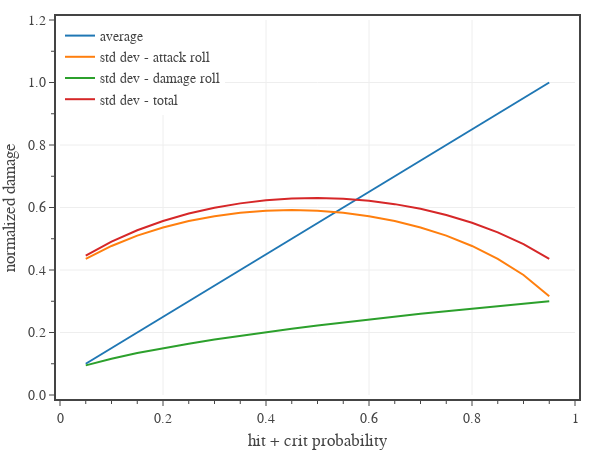

The notebook cell saved with this chart:
### Code cell
# plots normalized average damage and damage sigma for an attack that deals fixed damage on a hit or a crit

# create figure
fig = go.Figure(
    layout=go.Layout(
        template=tfb.FIG_TEMPLATE,
        xaxis=dict(
            title_text='hit + crit probability',
            range=[0, 1],
            tick0=0, dtick=0.2,
            minor=dict(tick0=0, dtick=0.05),
        ),
        yaxis=dict(
            title_text='normalized damage',
            #type='log',
            range=[0, 1.2],
            tick0=0, dtick=0.2,
            minor=dict(tick0=0, dtick=0.1),
            tickformat='0.1f',
        ),
        legend=dict(
            xanchor='left', yanchor='top',
            x=0.00, y=1.00,
            orientation='v',
            tracegroupgap=0,
        )
    )
)

def attack_mean(mp, mm, hp, hm, cp, cm):
    return mp*mm + hp*hm + cp*cm

def attack_sigma(mp, mm, ms, hp, hm, hs, cp, cm, cs):
    am = attack_mean(mp, mm, hp, hm, cp, cm)
    return np.sqrt(mp*mm*mm + hp*hm*hm + cp*cm*cm - am*am + mp*ms*ms + hp*hs*hs + cp*cs*cs )

x = np.linspace(0.00, 0.90, 19)

cp = 0.05
mc = 2.0
sc = np.sqrt(2.0)
cv = 0.3

fig.add_trace(go.Scatter(
    x=x+cp, 
    y=attack_mean(0.95-x, 0, x, 1, cp, mc),
    mode='lines',
    name=f'average',
    hovertemplate=
        'hit + crit %{x:.0%}<br>'+
        'average %{y:.2f}<extra></extra>'
))

fig.add_trace(go.Scatter(
    x=x+cp, 
    y=attack_sigma(0.95-x, 0, 0, x, 1, 0, cp, mc, 0),
    mode='lines',
    name=f'std dev - attack roll',
    hovertemplate=
        'hit + crit %{x:.0%}<br>'+
        'std dev %{y:.2f}<extra></extra>'
))

fig.add_trace(go.Scatter(
    x=x+cp, 
    y=attack_sigma(0.95-x, 0, 0, x, 0, cv, cp, 0, cv*sc),
    mode='lines',
    name=f'std dev - damage roll',
    hovertemplate=
        'hit + crit %{x:.0%}<br>'+
        'std dev %{y:.2f}<extra></extra>'
))

fig.add_trace(go.Scatter(
    x=x+cp, 
    y=attack_sigma(0.95-x, 0, 0, x, 1, cv, cp, mc, cv*sc),
    mode='lines',
    name=f'std dev - total',
    hovertemplate=
        'hit + crit %{x:.0%}<br>'+
        'std dev %{y:.2f}<extra></extra>'
))

# show figure
fig.update_layout(width=600, height=450)
fig.show(config=tfb.FIG_CONFIG)

# save figures
if SAVEFIGS:
    fig.update_layout(autosize=True, width=None, height=None)
    tfb.save_fig_html(fig, format='large', name=f'./fig-attack-normalized-damage-vs-hit-large')
    tfb.save_fig_html(fig, format='small', name=f'./fig-attack-normalized-damage-vs-hit-small')

### Figure 1 — Plotly figure (JSON) as saved in the notebook; plotly's stock layout.template omitted (floating-point values rounded to 4 significant figures)
{"data": [{"hovertemplate": "hit + crit %{x:.0%}<br>average %{y:.2f}<extra></extra>", "mode": "lines", "name": "average", "type": "scatter", "x": [0.05, 0.1, 0.15, 0.2, 0.25, 0.3, 0.35, 0.4, 0.45, 0.5, 0.55, 0.6, 0.65, 0.7, 0.75, 0.8, 0.85, 0.9, 0.95], "y": [0.1, 0.15, 0.2, 0.25, 0.3, 0.35, 0.4, 0.45, 0.5, 0.55, 0.6, 0.65, 0.7, 0.75, 0.8, 0.85, 0.9, 0.95, 1]}, {"hovertemplate": "hit + crit %{x:.0%}<br>std dev %{y:.2f}<extra></extra>", "mode": "lines", "name": "std dev - attack roll", "type": "scatter", "x": [0.05, 0.1, 0.15, 0.2, 0.25, 0.3, 0.35, 0.4, 0.45, 0.5, 0.55, 0.6, 0.65, 0.7, 0.75, 0.8, 0.85, 0.9, 0.95], "y": [0.4359, 0.477, 0.5099, 0.5362, 0.5568, 0.5723, 0.5831, 0.5895, 0.5916, 0.5895, 0.5831, 0.5723, 0.5568, 0.5362, 0.5099, 0.477, 0.4359, 0.3841, 0.3162]}, {"hovertemplate": "hit + crit %{x:.0%}<br>std dev %{y:.2f}<extra></extra>", "mode": "lines", "name": "std dev - damage roll", "type": "scatter", "x": [0.05, 0.1, 0.15, 0.2, 0.25, 0.3, 0.35, 0.4, 0.45, 0.5, 0.55, 0.6, 0.65, 0.7, 0.75, 0.8, 0.85, 0.9, 0.95], "y": [0.09487, 0.1162, 0.1342, 0.15, 0.1643, 0.1775, 0.1897, 0.2012, 0.2121, 0.2225, 0.2324, 0.2419, 0.251, 0.2598, 0.2683, 0.2766, 0.2846, 0.2924, 0.3]}, {"hovertemplate": "hit + crit %{x:.0%}<br>std dev %{y:.2f}<extra></extra>", "mode": "lines", "name": "std dev - total", "type": "scatter", "x": [0.05, 0.1, 0.15, 0.2, 0.25, 0.3, 0.35, 0.4, 0.45, 0.5, 0.55, 0.6, 0.65, 0.7, 0.75, 0.8, 0.85, 0.9, 0.95], "y": [0.4461, 0.4909, 0.5273, 0.5568, 0.5805, 0.5992, 0.6132, 0.6229, 0.6285, 0.6301, 0.6277, 0.6213, 0.6107, 0.5958, 0.5762, 0.5514, 0.5206, 0.4827, 0.4359]}], "layout": {"height": 450, "legend": {"orientation": "v", "tracegroupgap": 0, "x": 0, "xanchor": "left", "y": 1, "yanchor": "top"}, "width": 600, "xaxis": {"dtick": 0.2, "minor": {"dtick": 0.05, "tick0": 0}, "range": [0, 1], "tick0": 0, "title": {"text": "hit + crit probability"}}, "yaxis": {"dtick": 0.2, "minor": {"dtick": 0.1, "tick0": 0}, "range": [0, 1.2], "tick0": 0, "tickformat": "0.1f", "title": {"text": "normalized damage"}}}}
